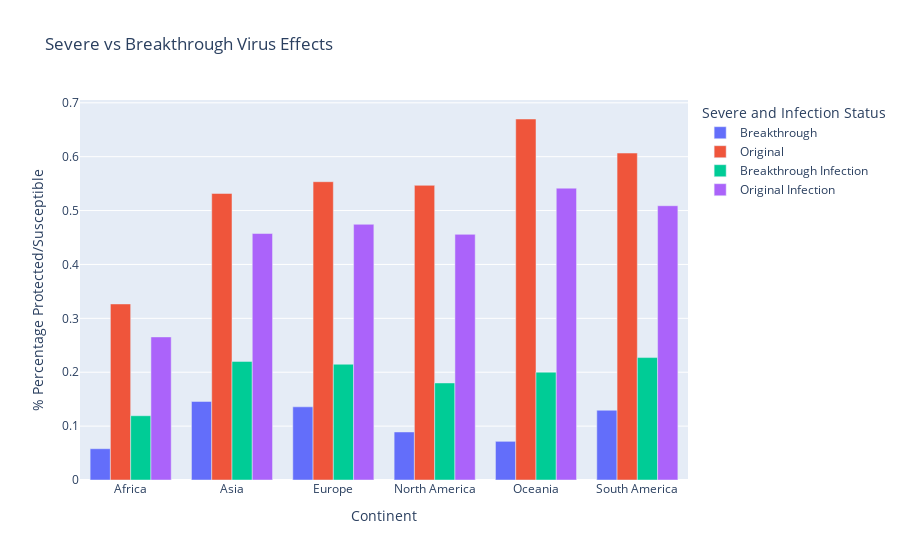

Source (notebook cell):
### Markdown cell above
## We see that all of the continents are more likely to be protected from the virus as there a higher percentage and even though they are vaccinated, it does not mean that they won't get the virus meaning that they will be susceptible for breakthrough virus. The good thing is that there are less percentage of people who are likely to get breakthrough virus and infection so it shows that virus does do a good job in protecting large percentage of people as they are higher percentage for protection against virus and infection compared to breakthrough which is not a lot of percentage.

### Code cell
# Since they are stored in dictionary, take the values and keys of the original virus and infection and 
# breakthrough virus and infection and use them to make 
# a bar graph to show the comparison of the people that are vaccinated how many of them would be protected and how many
# even if they are vaccinated would get the virus and the infections
country1 = list(val3.keys())
country21 = list(val4.keys())
breakthrough = list(val3.values())
original = list(val4.values())
country13 = list(val5.keys())
country213 = list(val6.keys())
breakthrough1 = list(val5.values())
original1 = list(val6.values())
# breakthrough bar graph
databr = go.Bar(
    x = country1,
    y = breakthrough,
    name = "Breakthrough"
)
# original virus bar graph
dataor = go.Bar(
    x = country21,
    y = original,
    name = "Original"
)
# breakthrough infection bar graph
databr1 = go.Bar(
    x = country13,
    y = breakthrough1,
    name = "Breakthrough Infection"
)
# original infection bar graph
dataor1 = go.Bar(
    x = country213,
    y = original1,
    name = "Original Infection"
)

# store the bar graph values
databror = [databr, dataor, databr1, dataor1]

# create the bar graph
layoutorbr = go.Layout(title = 'Severe vs Breakthrough Virus Effects', legend_title='Severe and Infection Status', xaxis_title='Continent', yaxis_title='% Percentage Protected/Susceptible')
figorbr = go.Figure(data = databror, layout = layoutorbr)

figorbr.show()

### Figure 1 — Plotly figure (JSON) as saved in the notebook; plotly's stock layout.template omitted (floating-point values rounded to 4 significant figures)
{"data": [{"name": "Breakthrough", "type": "bar", "x": ["Africa", "Asia", "Europe", "North America", "Oceania", "South America"], "y": [0.05807, 0.1458, 0.1358, 0.08914, 0.07177, 0.1295]}, {"name": "Original", "type": "bar", "x": ["Africa", "Asia", "Europe", "North America", "Oceania", "South America"], "y": [0.3267, 0.5317, 0.5535, 0.5468, 0.6699, 0.6067]}, {"name": "Breakthrough Infection", "type": "bar", "x": ["Africa", "Asia", "Europe", "North America", "Oceania", "South America"], "y": [0.1193, 0.2201, 0.2148, 0.1801, 0.2001, 0.2272]}, {"name": "Original Infection", "type": "bar", "x": ["Africa", "Asia", "Europe", "North America", "Oceania", "South America"], "y": [0.2655, 0.4574, 0.4745, 0.4558, 0.5416, 0.509]}], "layout": {"legend": {"title": {"text": "Severe and Infection Status"}}, "title": {"text": "Severe vs Breakthrough Virus Effects"}, "xaxis": {"title": {"text": "Continent"}}, "yaxis": {"title": {"text": "% Percentage Protected/Susceptible"}}}}
